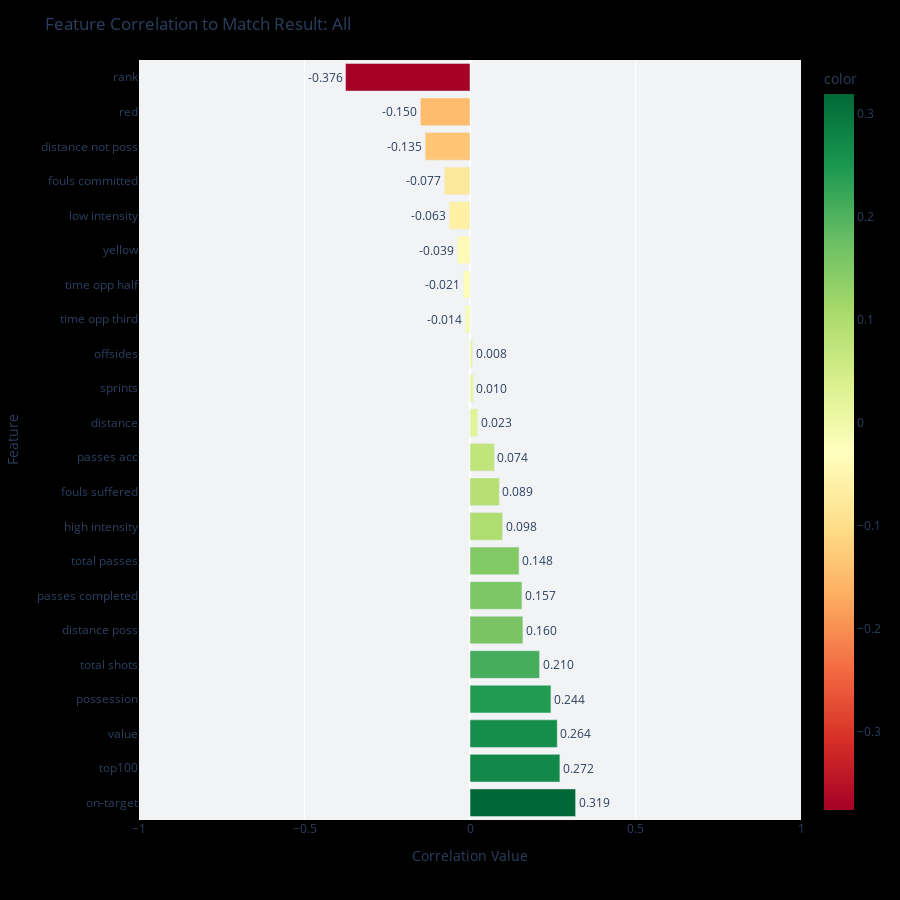

Notebook code for this chart:
### Code cell
games_comb_df = pd.concat([games_10_df, games_14_df, games_18_df])

features_list = np.sort(["passes completed", "total passes", "passes acc", "total shots", "on-target", "possession",
                         "distance", "distance poss", "distance not poss", "offsides", "fouls committed", "fouls suffered",
                         "yellow", "red", "high intensity", "low intensity", "sprints", "time opp half", "time opp third",
                         "value", "top100", "rank"])

#features = games_comb_df[features_list]
#labels = games_comb_df["WDL"]

corrDf = games_comb_df.corr()
results = corrDf["WDL"][features_list]
fig = px.bar(results, x=results, y=results.index, orientation='h', 
             text = results, height = 900, color = results, color_continuous_scale=px.colors.diverging.RdYlGn)
fig.update_layout(yaxis={'categoryorder':'total descending'})

config={
  'showAxisDragHandles': False, #prevent resize of axis
    'showLink':False,
    #prevent certain action buttons
    'modeBarButtonsToRemove':['sendDataToCloud','zoomIn2d', 'zoomOut2d','zoom2d','pan2d','select2d',\
          'lasso2d','autoScale2d','zoom3d','pan3d','orbitRotation','tableRotation', 'hoverClosestCartesian',\
              'hoverCompareCartesian']}
fig.update_traces(texttemplate='%{text:.3f}', textposition='outside',
                 hovertemplate = "%{label} <br>Correlation: %{text:.5f}")
fig.update_layout(title="Feature Correlation to Match Result: All",
                  xaxis_title="Correlation Value",
                  yaxis_title="Feature",
                  xaxis=dict(range=[-1, 1]),
                  paper_bgcolor='rgb(0,0,0,0)',
                  plot_bgcolor='rgb(242, 243, 245,0)')

fig.show()

### Figure 1 — Plotly figure (JSON) as saved in the notebook; plotly's stock layout.template omitted (floating-point values rounded to 4 significant figures)
{"data": [{"alignmentgroup": "True", "hovertemplate": "%{label} <br>Correlation: %{text:.5f}", "legendgroup": "", "marker": {"color": [0.02306, -0.1353, 0.1598, -0.07723, 0.08861, 0.09839, -0.06291, 0.007824, 0.319, 0.0737, 0.1569, 0.2445, -0.3761, -0.1499, 0.01014, -0.02079, -0.01444, 0.2716, 0.1483, 0.2102, 0.2636, -0.03879], "coloraxis": "coloraxis"}, "name": "", "offsetgroup": "", "orientation": "h", "showlegend": false, "text": [0.02306, -0.1353, 0.1598, -0.07723, 0.08861, 0.09839, -0.06291, 0.007824, 0.319, 0.0737, 0.1569, 0.2445, -0.3761, -0.1499, 0.01014, -0.02079, -0.01444, 0.2716, 0.1483, 0.2102, 0.2636, -0.03879], "textposition": "outside", "texttemplate": "%{text:.3f}", "type": "bar", "x": [0.02306, -0.1353, 0.1598, -0.07723, 0.08861, 0.09839, -0.06291, 0.007824, 0.319, 0.0737, 0.1569, 0.2445, -0.3761, -0.1499, 0.01014, -0.02079, -0.01444, 0.2716, 0.1483, 0.2102, 0.2636, -0.03879], "xaxis": "x", "y": ["distance", "distance not poss", "distance poss", "fouls committed", "fouls suffered", "high intensity", "low intensity", "offsides", "on-target", "passes acc", "passes completed", "possession", "rank", "red", "sprints", "time opp half", "time opp third", "top100", "total passes", "total shots", "value", "yellow"], "yaxis": "y"}], "layout": {"barmode": "relative", "coloraxis": {"colorbar": {"title": {"text": "color"}}, "colorscale": [[0, "rgb(165,0,38)"], [0.1, "rgb(215,48,39)"], [0.2, "rgb(244,109,67)"], [0.3, "rgb(253,174,97)"], [0.4, "rgb(254,224,139)"], [0.5, "rgb(255,255,191)"], [0.6, "rgb(217,239,139)"], [0.7, "rgb(166,217,106)"], [0.8, "rgb(102,189,99)"], [0.9, "rgb(26,152,80)"], [1, "rgb(0,104,55)"]]}, "height": 900, "legend": {"tracegroupgap": 0}, "margin": {"t": 60}, "paper_bgcolor": "rgb(0,0,0,0)", "plot_bgcolor": "rgb(242, 243, 245,0)", "title": {"text": "Feature Correlation to Match Result: All"}, "xaxis": {"anchor": "y", "domain": [0, 1], "range": [-1, 1], "title": {"text": "Correlation Value"}}, "yaxis": {"anchor": "x", "categoryorder": "total descending", "domain": [0, 1], "title": {"text": "Feature"}}}}
